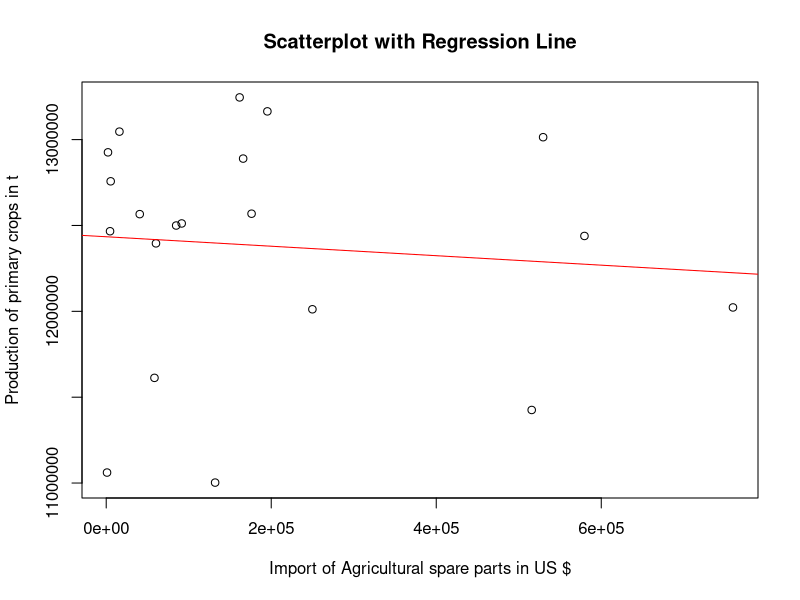

Generate this figure with R:
library(readr)
library(dplyr)

data1 <- read_csv("FAOSTAT_primery_crops.csv") 
data3 <- read_csv("OECD_Parts_Agricultural.csv") 
data1 <- data1 %>%
  group_by(Year) %>%
  summarise(Total_Value = sum(`Value`, na.rm = TRUE))

data3 <- data3 %>%
  group_by(Year) %>%
  summarise(Total_Trade_Value = sum(`Trade Value`, na.rm = TRUE))

merged_data2 <- merge(data1, data3, by = "Year")

model2 <- lm(Total_Value ~ Total_Trade_Value, data = merged_data2)

summary(model2)

plot(merged_data2$Total_Trade_Value, merged_data2$Total_Value, 
     xlab = "Import of Agricultural spare parts in US $", ylab = "Production of primary crops in t", 
     main = "Scatterplot with Regression Line")
abline(model2, col = "red")